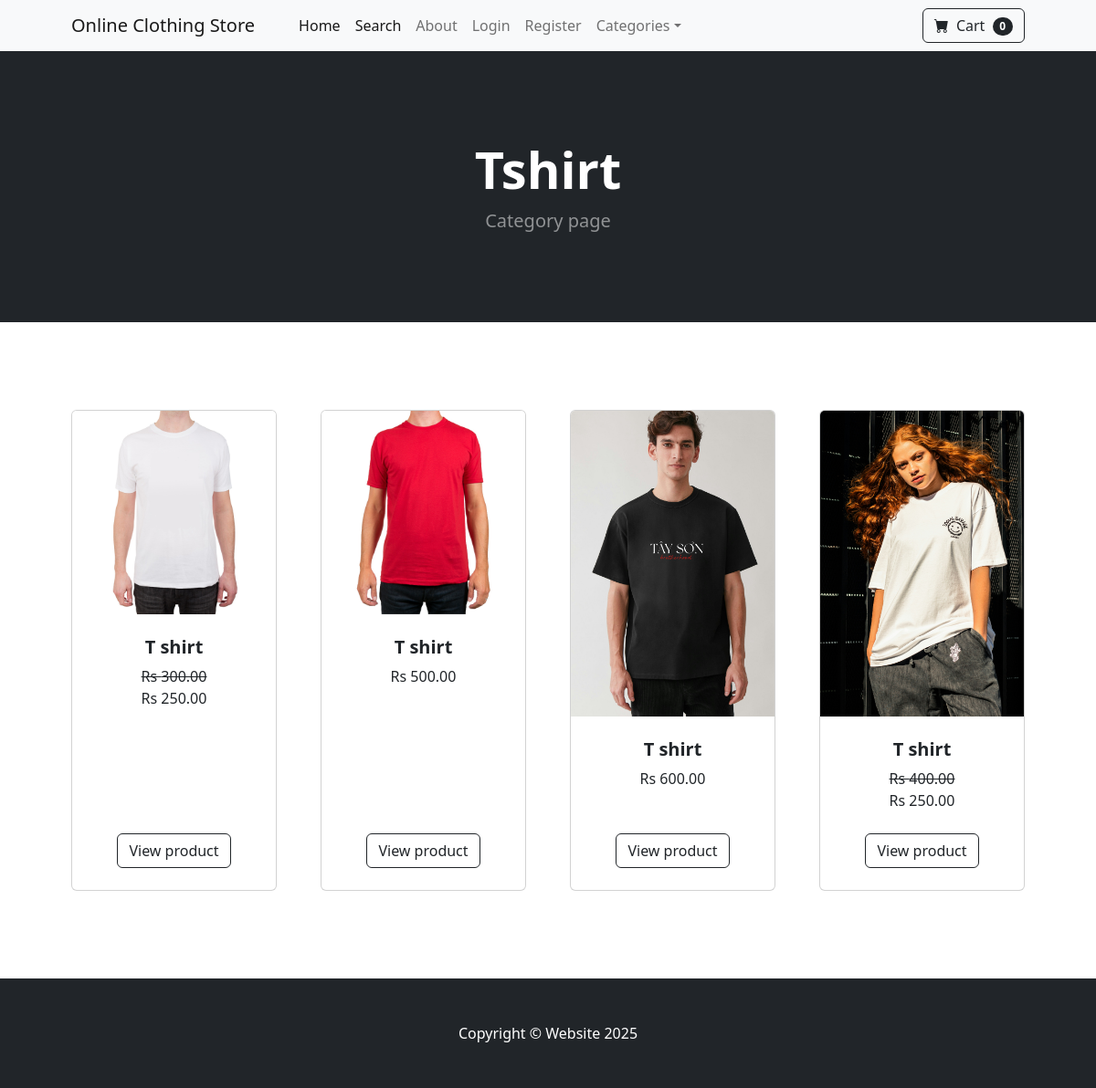
/category/Tshirt, run on the app's committed database.
### store/models.py (models this page shows, shortened)
class Category(models.Model):
    name = models.CharField(max_length=254)
    def __str__(self):
        return self.name

class Product(models.Model):
    name = models.CharField(max_length=254)
    price = models.DecimalField(max_digits=6,default=0,decimal_places=2)
    category = models.ForeignKey(Category, on_delete=models.CASCADE, default=1)
    description = models.CharField(max_length=254,null=True,blank=True,default='')
    is_sale = models.BooleanField(default=False)
    sale_price = models.DecimalField(max_digits=6,default=0,decimal_places=2)
    image = models.ImageField(upload_to='uploads/product')

### store/views.py (the view)
# urls.py: path('category/<str:foo>', views.category, name="category" ),
def category(request,foo):
    foo = foo.replace('-', ' ')  #replacing hyphens with spaces for url
    try:
        category = Category.objects.get(name=foo)
        products = Product.objects.filter(category=category)
        return render(request,'category.html', {'products':products, 'category' : category})
    except:
        messages.success(request, ("Category doesnot exists"))
        return redirect('home')

### cart/cart.py (called while the page is built)
    def __len__(self):
        return len(self.cart)

### cart/context_processors.py (called while the page is built)
def cart(request):
    return {'cart' : Cart(request)}

### store/templates/category.html
{% extends "base.html" %}
{% block content %}
        <header class="bg-dark py-5">
            <div class="container px-4 px-lg-5 my-5">
                <div class="text-center text-white">
                    <h1 class="display-4 fw-bolder"> {{category}} </h1>
                    <p class="lead fw-normal text-white-50 mb-0">Category page</p>
                </div>
            </div>
        </header>
        <section class="py-5">
            <div class="container px-4 px-lg-5 mt-5">
                <div class="row gx-4 gx-lg-5 row-cols-2 row-cols-md-3 row-cols-xl-4 justify-content-center">
                    {% for product in products%}
                        {% if product.is_sale %}
                            <div class="col mb-5">
                                <div class="card h-100">
                                    <img class="card-img-top" src="{{product.image.url}}" alt="..." />
                                    <div class="card-body p-4">
                                        <div class="text-center">
                                            <h5 class="fw-bolder"> {{product.name}} </h5>
                                        <strike> Rs {{product.price}}  </strike> <br>
                                        Rs {{product.sale_price}}
                                        </div>
                                    </div>
                                    <div class="card-footer p-4 pt-0 border-top-0 bg-transparent">
                                        <div class="text-center"><a class="btn btn-outline-dark mt-auto" href=" {% url "product" product.id  %} ">View product</a></div>
                                    </div>
                                </div>
                            </div>
                            {% else %}
                            <div class="col mb-5">
                                <div class="card h-100">
                                    <img class="card-img-top" src="{{product.image.url}}" alt="..." />
                                    <div class="card-body p-4">
                                        <div class="text-center">
                                            <h5 class="fw-bolder"> {{product.name}} </h5>
                                            Rs {{product.price}}
                                        </div>
                                    </div>
                                    <div class="card-footer p-4 pt-0 border-top-0 bg-transparent">
                                        <div class="text-center"><a class="btn btn-outline-dark mt-auto" href=" {% url "product" product.id  %} ">View product</a></div>
                                    </div>
                                </div>
                            </div>
                        {% endif %}
                    {% endfor %}
                </div>
            </div>
        </section>
{% endblock content %}

### data on the page
Category: name "Tshirt"
Product: image (picture), name "T shirt", price "300.00", sale_price "250.00"
Product: image (picture), name "T shirt", price "500.00"
Product: image (picture), name "T shirt", price "600.00"
Product: image (picture), name "T shirt", price "400.00", sale_price "250.00"

### other printed values
{{ cart|length }} "0"
